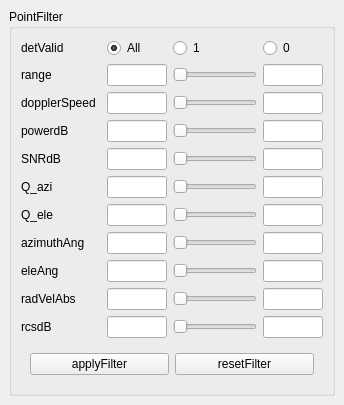
  <widget class="QDockWidget" name="PointFilters">
   <property name="windowTitle">
    <string>PointFilter</string>
   </property>
   <attribute name="dockWidgetArea">
    <number>2</number>
   </attribute>
   <widget class="QWidget" name="dockWidgetContents">
    <layout class="QVBoxLayout" name="verticalLayout_7">
     <item>
      <widget class="QGroupBox" name="groupBox">
       <property name="title">
        <string>PointFilter</string>
       </property>
       <layout class="QVBoxLayout" name="verticalLayout_6">
        <property name="topMargin">
         <number>9</number>
        </property>
        <item>
         <layout class="QGridLayout" name="gridLayout_2">
          <item row="6" column="0">
           <widget class="QLabel" name="Q_ele">
            <property name="sizePolicy">
             <sizepolicy hsizetype="Fixed" vsizetype="Preferred">
              <horstretch>80</horstretch>
              <verstretch>0</verstretch>
             </sizepolicy>
            </property>
            <property name="minimumSize">
             <size>
              <width>80</width>
              <height>0</height>
             </size>
            </property>
            <property name="text">
             <string>Q_ele</string>
            </property>
           </widget>
          </item>
          <item row="1" column="3">
           <widget class="QLineEdit" name="rangemax">
            <property name="sizePolicy">
             <sizepolicy hsizetype="Expanding" vsizetype="Fixed">
              <horstretch>0</horstretch>
              <verstretch>0</verstretch>
             </sizepolicy>
            </property>
            <property name="minimumSize">
             <size>
              <width>60</width>
              <height>0</height>
             </size>
            </property>
            <property name="maximumSize">
             <size>
              <width>60</width>
              <height>16777215</height>
             </size>
            </property>
           </widget>
          </item>
          <item row="2" column="2">
           <widget class="QxtSpanSlider" name="dopplerSpeedslider">
            <property name="sizePolicy">
             <sizepolicy hsizetype="Expanding" vsizetype="Expanding">
              <horstretch>0</horstretch>
              <verstretch>0</verstretch>
             </sizepolicy>
            </property>
            <property name="orientation">
             <enum>Qt::Horizontal</enum>
            </property>
           </widget>
          </item>
          <item row="6" column="2">
           <widget class="QxtSpanSlider" name="Q_eleSlider">
            <property name="sizePolicy">
             <sizepolicy hsizetype="Expanding" vsizetype="Expanding">
              <horstretch>0</horstretch>
              <verstretch>0</verstretch>
             </sizepolicy>
            </property>
            <property name="orientation">
             <enum>Qt::Horizontal</enum>
            </property>
           </widget>
          </item>
          <item row="2" column="3">
           <widget class="QLineEdit" name="dopplerSpeedmax">
            <property name="minimumSize">
             <size>
              <width>60</width>
              <height>0</height>
             </size>
            </property>
            <property name="maximumSize">
             <size>
              <width>60</width>
              <height>16777215</height>
             </size>
            </property>
            <property name="alignment">
             <set>Qt::AlignCenter</set>
            </property>
           </widget>
          </item>
          <item row="0" column="0">
           <widget class="QLabel" name="detValid">
            <property name="sizePolicy">
             <sizepolicy hsizetype="Fixed" vsizetype="Preferred">
              <horstretch>80</horstretch>
              <verstretch>0</verstretch>
             </sizepolicy>
            </property>
            <property name="minimumSize">
             <size>
              <width>80</width>
              <height>0</height>
             </size>
            </property>
            <property name="text">
             <string>detValid</string>
            </property>
           </widget>
          </item>
          <item row="8" column="0">
           <widget class="QLabel" name="eleAng">
            <property name="sizePolicy">
             <sizepolicy hsizetype="Fixed" vsizetype="Preferred">
              <horstretch>80</horstretch>
              <verstretch>0</verstretch>
             </sizepolicy>
            </property>
            <property name="minimumSize">
             <size>
              <width>80</width>
              <height>0</height>
             </size>
            </property>
            <property name="text">
             <string>eleAng</string>
            </property>
           </widget>
          </item>
          <item row="5" column="1">
           <widget class="QLineEdit" name="Q_azimin">
            <property name="sizePolicy">
             <sizepolicy hsizetype="Expanding" vsizetype="Fixed">
              <horstretch>0</horstretch>
              <verstretch>0</verstretch>
             </sizepolicy>
            </property>
            <property name="minimumSize">
             <size>
              <width>60</width>
              <height>0</height>
             </size>
            </property>
            <property name="maximumSize">
             <size>
              <width>60</width>
              <height>16777215</height>
             </size>
            </property>
            <property name="alignment">
             <set>Qt::AlignCenter</set>
            </property>
           </widget>
          </item>
          <item row="9" column="3">
           <widget class="QLineEdit" name="radVelAbsmax">
            <property name="minimumSize">
             <size>
              <width>60</width>
              <height>0</height>
             </size>
            </property>
            <property name="maximumSize">
             <size>
              <width>60</width>
              <height>16777215</height>
             </size>
            </property>
            <property name="alignment">
             <set>Qt::AlignCenter</set>
            </property>
           </widget>
          </item>
          <item row="3" column="1">
           <widget class="QLineEdit" name="powerdBmin">
            <property name="sizePolicy">
             <sizepolicy hsizetype="Expanding" vsizetype="Fixed">
              <horstretch>0</horstretch>
              <verstretch>0</verstretch>
             </sizepolicy>
            </property>
            <property name="minimumSize">
             <size>
              <width>60</width>
              <height>0</height>
             </size>
            </property>
            <property name="maximumSize">
             <size>
              <width>60</width>
              <height>16777215</height>
             </size>
            </property>
            <property name="alignment">
             <set>Qt::AlignCenter</set>
            </property>
           </widget>
          </item>
          <item row="2" column="1">
           <widget class="QLineEdit" name="dopplerSpeedmin">
            <property name="sizePolicy">
             <sizepolicy hsizetype="Expanding" vsizetype="Fixed">
              <horstretch>0</horstretch>
              <verstretch>0</verstretch>
             </sizepolicy>
            </property>
            <property name="minimumSize">
             <size>
              <width>60</width>
              <height>0</height>
             </size>
            </property>
            <property name="maximumSize">
             <size>
              <width>60</width>
              <height>16777215</height>
             </size>
            </property>
            <property name="alignment">
             <set>Qt::AlignCenter</set>
            </property>
           </widget>
          </item>
          <item row="1" column="2">
           <widget class="QxtSpanSlider" name="rangeslider">
            <property name="sizePolicy">
             <sizepolicy hsizetype="Expanding" vsizetype="Expanding">
              <horstretch>0</horstretch>
              <verstretch>0</verstretch>
             </sizepolicy>
            </property>
            <property name="orientation">
             <enum>Qt::Horizontal</enum>
            </property>
           </widget>
          </item>
          <item row="3" column="3">
           <widget class="QLineEdit" name="powerdBmax">
            <property name="minimumSize">
             <size>
              <width>60</width>
              <height>0</height>
             </size>
            </property>
            <property name="maximumSize">
             <size>
              <width>60</width>
              <height>16777215</height>
             </size>
            </property>
            <property name="alignment">
             <set>Qt::AlignCenter</set>
            </property>
           </widget>
          </item>
          <item row="10" column="0">
           <widget class="QLabel" name="label">
            <property name="text">
             <string>rcsdB</string>
            </property>
           </widget>
          </item>
          <item row="7" column="2">
           <widget class="QxtSpanSlider" name="azimuthAngSlider">
            <property name="sizePolicy">
             <sizepolicy hsizetype="Expanding" vsizetype="Expanding">
              <horstretch>0</horstretch>
              <verstretch>0</verstretch>
             </sizepolicy>
            </property>
            <property name="orientation">
             <enum>Qt::Horizontal</enum>
            </property>
           </widget>
          </item>
          <item row="3" column="2">
           <widget class="QxtSpanSlider" name="powerdBslider">
            <property name="sizePolicy">
             <sizepolicy hsizetype="Expanding" vsizetype="Expanding">
              <horstretch>0</horstretch>
              <verstretch>0</verstretch>
             </sizepolicy>
            </property>
            <property name="orientation">
             <enum>Qt::Horizontal</enum>
            </property>
           </widget>
          </item>
          <item row="5" column="0">
           <widget class="QLabel" name="Q_azi">
            <property name="sizePolicy">
             <sizepolicy hsizetype="Fixed" vsizetype="Preferred">
              <horstretch>80</horstretch>
              <verstretch>0</verstretch>
             </sizepolicy>
            </property>
            <property name="minimumSize">
             <size>
              <width>80</width>
              <height>0</height>
             </size>
            </property>
            <property name="text">
             <string>Q_azi</string>
            </property>
           </widget>
          </item>
          <item row="3" column="0">
           <widget class="QLabel" name="powerdB">
            <property name="sizePolicy">
             <sizepolicy hsizetype="Fixed" vsizetype="Preferred">
              <horstretch>80</horstretch>
              <verstretch>0</verstretch>
             </sizepolicy>
            </property>
            <property name="minimumSize">
             <size>
              <width>80</width>
              <height>0</height>
             </size>
            </property>
            <property name="text">
             <string>powerdB</string>
            </property>
           </widget>
          </item>
          <item row="8" column="3">
           <widget class="QLineEdit" name="eleAngmax">
            <property name="minimumSize">
             <size>
              <width>60</width>
              <height>0</height>
             </size>
            </property>
            <property name="maximumSize">
             <size>
              <width>60</width>
              <height>16777215</height>
             </size>
            </property>
            <property name="alignment">
             <set>Qt::AlignCenter</set>
            </property>
           </widget>
          </item>
          <item row="6" column="3">
           <widget class="QLineEdit" name="Q_elemax">
            <property name="minimumSize">
             <size>
              <width>60</width>
              <height>0</height>
             </size>
            </property>
            <property name="maximumSize">
             <size>
              <width>60</width>
              <height>16777215</height>
             </size>
            </property>
            <property name="alignment">
             <set>Qt::AlignCenter</set>
            </property>
           </widget>
          </item>
          <item row="6" column="1">
           <widget class="QLineEdit" name="Q_elemin">
            <property name="minimumSize">
             <size>
              <width>60</width>
              <height>0</height>
             </size>
            </property>
            <property name="maximumSize">
             <size>
              <width>60</width>
              <height>16777215</height>
             </size>
            </property>
            <property name="alignment">
             <set>Qt::AlignCenter</set>
            </property>
           </widget>
          </item>
          <item row="5" column="3">
           <widget class="QLineEdit" name="Q_azimax">
            <property name="minimumSize">
             <size>
              <width>60</width>
              <height>0</height>
             </size>
            </property>
            <property name="maximumSize">
             <size>
              <width>60</width>
              <height>16777215</height>
             </size>
            </property>
            <property name="alignment">
             <set>Qt::AlignCenter</set>
            </property>
           </widget>
          </item>
          <item row="4" column="2">
           <widget class="QxtSpanSlider" name="SNRdBslider">
            <property name="sizePolicy">
             <sizepolicy hsizetype="Expanding" vsizetype="Expanding">
              <horstretch>0</horstretch>
              <verstretch>0</verstretch>
             </sizepolicy>
            </property>
            <property name="orientation">
             <enum>Qt::Horizontal</enum>
            </property>
           </widget>
          </item>
          <item row="4" column="0">
           <widget class="QLabel" name="SNRdB">
            <property name="sizePolicy">
             <sizepolicy hsizetype="Fixed" vsizetype="Preferred">
              <horstretch>80</horstretch>
              <verstretch>0</verstretch>
             </sizepolicy>
            </property>
            <property name="minimumSize">
             <size>
              <width>80</width>
              <height>0</height>
             </size>
            </property>
            <property name="text">
             <string>SNRdB</string>
            </property>
           </widget>
          </item>
          <item row="4" column="3">
           <widget class="QLineEdit" name="SNRdBmax">
            <property name="minimumSize">
             <size>
              <width>60</width>
              <height>0</height>
             </size>
            </property>
            <property name="maximumSize">
             <size>
              <width>60</width>
              <height>16777215</height>
             </size>
            </property>
            <property name="alignment">
             <set>Qt::AlignCenter</set>
            </property>
           </widget>
          </item>
          <item row="7" column="0">
           <widget class="QLabel" name="azimuthAng">
            <property name="sizePolicy">
             <sizepolicy hsizetype="Fixed" vsizetype="Preferred">
              <horstretch>80</horstretch>
              <verstretch>0</verstretch>
             </sizepolicy>
            </property>
            <property name="minimumSize">
             <size>
              <width>80</width>
              <height>0</height>
             </size>
            </property>
            <property name="text">
             <string>azimuthAng</string>
            </property>
           </widget>
          </item>
          <item row="7" column="3">
           <widget class="QLineEdit" name="azimuthAngmax">
            <property name="minimumSize">
             <size>
              <width>60</width>
              <height>0</height>
             </size>
            </property>
            <property name="maximumSize">
             <size>
              <width>60</width>
              <height>16777215</height>
             </size>
            </property>
            <property name="alignment">
             <set>Qt::AlignCenter</set>
            </property>
           </widget>
          </item>
          <item row="0" column="3" alignment="Qt::AlignHCenter">
           <widget class="QRadioButton" name="radio0">
            <property name="sizePolicy">
             <sizepolicy hsizetype="Fixed" vsizetype="Preferred">
              <horstretch>0</horstretch>
              <verstretch>0</verstretch>
             </sizepolicy>
            </property>
            <property name="minimumSize">
             <size>
              <width>60</width>
              <height>0</height>
             </size>
            </property>
            <property name="maximumSize">
             <size>
              <width>60</width>
              <height>16777215</height>
             </size>
            </property>
            <property name="text">
             <string>0</string>
            </property>
           </widget>
          </item>
          <item row="2" column="0">
           <widget class="QLabel" name="dopplerSpeed">
            <property name="sizePolicy">
             <sizepolicy hsizetype="Fixed" vsizetype="Preferred">
              <horstretch>80</horstretch>
              <verstretch>0</verstretch>
             </sizepolicy>
            </property>
            <property name="minimumSize">
             <size>
              <width>80</width>
              <height>0</height>
             </size>
            </property>
            <property name="text">
             <string>dopplerSpeed</string>
            </property>
           </widget>
          </item>
          <item row="1" column="0">
           <widget class="QLabel" name="range">
            <property name="sizePolicy">
             <sizepolicy hsizetype="Fixed" vsizetype="Preferred">
              <horstretch>80</horstretch>
              <verstretch>0</verstretch>
             </sizepolicy>
            </property>
            <property name="minimumSize">
             <size>
              <width>80</width>
              <height>0</height>
             </size>
            </property>
            <property name="text">
             <string>range</string>
            </property>
           </widget>
          </item>
          <item row="9" column="2">
           <widget class="QxtSpanSlider" name="radVelAbsSlider">
            <property name="sizePolicy">
             <sizepolicy hsizetype="Expanding" vsizetype="Expanding">
              <horstretch>0</horstretch>
              <verstretch>0</verstretch>
             </sizepolicy>
            </property>
            <property name="orientation">
             <enum>Qt::Horizontal</enum>
            </property>
           </widget>
          </item>
          <item row="4" column="1">
           <widget class="QLineEdit" name="SNRdBmin">
            <property name="sizePolicy">
             <sizepolicy hsizetype="Expanding" vsizetype="Fixed">
              <horstretch>0</horstretch>
              <verstretch>0</verstretch>
             </sizepolicy>
            </property>
            <property name="minimumSize">
             <size>
              <width>60</width>
              <height>0</height>
             </size>
            </property>
            <property name="maximumSize">
             <size>
              <width>60</width>
              <height>16777215</height>
             </size>
            </property>
            <property name="alignment">
             <set>Qt::AlignCenter</set>
            </property>
           </widget>
          </item>
          <item row="7" column="1">
           <widget class="QLineEdit" name="azimuthAngmin">
            <property name="minimumSize">
             <size>
              <width>60</width>
              <height>0</height>
             </size>
            </property>
            <property name="maximumSize">
             <size>
              <width>60</width>
              <height>16777215</height>
             </size>
            </property>
            <property name="alignment">
             <set>Qt::AlignCenter</set>
            </property>
           </widget>
          </item>
          <item row="1" column="1">
           <widget class="QLineEdit" name="rangemin">
            <property name="sizePolicy">
             <sizepolicy hsizetype="Expanding" vsizetype="Fixed">
              <horstretch>0</horstretch>
              <verstretch>0</verstretch>
             </sizepolicy>
            </property>
            <property name="minimumSize">
             <size>
              <width>60</width>
              <height>0</height>
             </size>
            </property>
            <property name="maximumSize">
             <size>
              <width>60</width>
              <height>16777215</height>
             </size>
            </property>
            <property name="alignment">
             <set>Qt::AlignCenter</set>
            </property>
           </widget>
          </item>
          <item row="0" column="1" alignment="Qt::AlignHCenter">
           <widget class="QRadioButton" name="radioall">
            <property name="sizePolicy">
             <sizepolicy hsizetype="Fixed" vsizetype="Preferred">
              <horstretch>0</horstretch>
              <verstretch>0</verstretch>
             </sizepolicy>
            </property>
            <property name="minimumSize">
             <size>
              <width>60</width>
              <height>0</height>
             </size>
            </property>
            <property name="maximumSize">
             <size>
              <width>60</width>
              <height>16777215</height>
             </size>
            </property>
            <property name="text">
             <string>All</string>
            </property>
            <property name="checked">
             <bool>true</bool>
            </property>
           </widget>
          </item>
          <item row="9" column="0">
           <widget class="QLabel" name="radVelAbs">
            <property name="sizePolicy">
             <sizepolicy hsizetype="Fixed" vsizetype="Preferred">
              <horstretch>80</horstretch>
              <verstretch>0</verstretch>
             </sizepolicy>
            </property>
            <property name="minimumSize">
             <size>
              <width>80</width>
              <height>0</height>
             </size>
            </property>
            <property name="text">
             <string>radVelAbs</string>
            </property>
           </widget>
          </item>
          <item row="8" column="1">
           <widget class="QLineEdit" name="eleAngmin">
            <property name="minimumSize">
             <size>
              <width>60</width>
              <height>0</height>
             </size>
            </property>
            <property name="maximumSize">
             <size>
              <width>60</width>
              <height>16777215</height>
             </size>
            </property>
            <property name="alignment">
             <set>Qt::AlignCenter</set>
            </property>
           </widget>
          </item>
          <item row="9" column="1">
           <widget class="QLineEdit" name="radVelAbsmin">
            <property name="minimumSize">
             <size>
              <width>60</width>
              <height>0</height>
             </size>
            </property>
            <property name="maximumSize">
             <size>
              <width>60</width>
              <height>16777215</height>
             </size>
            </property>
            <property name="alignment">
             <set>Qt::AlignCenter</set>
            </property>
           </widget>
          </item>
          <item row="0" column="2">
           <widget class="QRadioButton" name="radio1">
            <property name="sizePolicy">
             <sizepolicy hsizetype="Preferred" vsizetype="Preferred">
              <horstretch>0</horstretch>
              <verstretch>0</verstretch>
             </sizepolicy>
            </property>
            <property name="text">
             <string>1</string>
            </property>
           </widget>
          </item>
          <item row="5" column="2">
           <widget class="QxtSpanSlider" name="Q_aziSlider">
            <property name="sizePolicy">
             <sizepolicy hsizetype="Expanding" vsizetype="Expanding">
              <horstretch>0</horstretch>
              <verstretch>0</verstretch>
             </sizepolicy>
            </property>
            <property name="orientation">
             <enum>Qt::Horizontal</enum>
            </property>
           </widget>
          </item>
          <item row="8" column="2">
           <widget class="QxtSpanSlider" name="eleAngSlider">
            <property name="sizePolicy">
             <sizepolicy hsizetype="Expanding" vsizetype="Expanding">
              <horstretch>0</horstretch>
              <verstretch>0</verstretch>
             </sizepolicy>
            </property>
            <property name="orientation">
             <enum>Qt::Horizontal</enum>
            </property>
           </widget>
          </item>
          <item row="10" column="1">
           <widget class="QLineEdit" name="rcsdBmin">
            <property name="minimumSize">
             <size>
              <width>60</width>
              <height>0</height>
             </size>
            </property>
            <property name="maximumSize">
             <size>
              <width>60</width>
              <height>16777215</height>
             </size>
            </property>
            <property name="alignment">
             <set>Qt::AlignCenter</set>
            </property>
           </widget>
          </item>
          <item row="10" column="2">
           <widget class="QxtSpanSlider" name="rcsdBSlider">
            <property name="sizePolicy">
             <sizepolicy hsizetype="Expanding" vsizetype="Expanding">
              <horstretch>0</horstretch>
              <verstretch>0</verstretch>
             </sizepolicy>
            </property>
            <property name="orientation">
             <enum>Qt::Horizontal</enum>
            </property>
           </widget>
          </item>
          <item row="10" column="3">
           <widget class="QLineEdit" name="rcsdBmax">
            <property name="minimumSize">
             <size>
              <width>60</width>
              <height>0</height>
             </size>
            </property>
            <property name="maximumSize">
             <size>
              <width>60</width>
              <height>16777215</height>
             </size>
            </property>
            <property name="alignment">
             <set>Qt::AlignCenter</set>
            </property>
           </widget>
          </item>
         </layout>
        </item>
        <item>
         <widget class="QWidget" name="widget_4" native="true">
          <layout class="QHBoxLayout" name="horizontalLayout_6">
           <item>
            <widget class="QPushButton" name="applyFilterBtn">
             <property name="text">
              <string>applyFilter</string>
             </property>
            </widget>
           </item>
           <item>
            <widget class="QPushButton" name="resetFilterBtn">
             <property name="text">
              <string>resetFilter</string>
             </property>
            </widget>
           </item>
          </layout>
         </widget>
        </item>
       </layout>
      </widget>
     </item>
    </layout>
   </widget>
  </widget>
